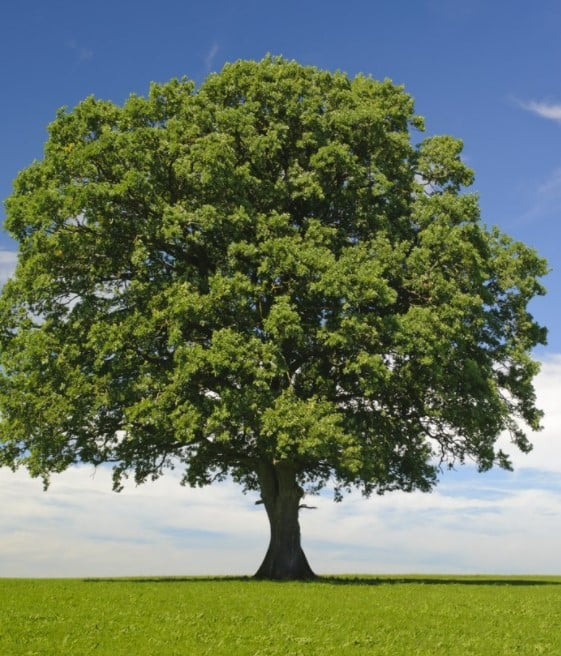
#> input picture AI/Kmean/tree.jpg, 561 x 656 px
$ python handle-images-codeding.py
#> lines starting #> are read from the running program, lines starting #| are printed output that depends on the picture; long printed decimals are rounded
from turtle import width
import matplotlib.pyplot as plt
from sklearn.cluster import KMeans
import numpy

img = plt.imread("tree.jpg")
#> img is the input picture: shape (656, 561, 3); mean R, G, B 103.5, 117.6, 93.9

height = img.shape[0]
#> height = 656
width = img.shape[1]
#> width = 561

print(img.shape)
#| (656, 561, 3)
img = img.reshape(width*height,3)


kmeans = KMeans(n_clusters=3).fit(img)

labels = kmeans.predict(img)
clusters = kmeans.cluster_centers_
#> clusters = [[79.9, 90.56, 35.4], [204.3, 209.6, 209.8], [92.75, 122.2, 162.8]]

print(labels)
#> (printed output is left out)
print(clusters)
#| [[ 79.902  90.562  35.405 ]
#|  [204.312 209.632 209.780]
#|  [ 92.751 122.220 162.841 ]]

img2 = numpy.zeros((height,width,3), dtype=numpy.uint8)

index = 0
for i in range(height):
	for j in range(width):
		label_of_pixel = labels[index]
		img2[i][j] = clusters[label_of_pixel]
		index += 1
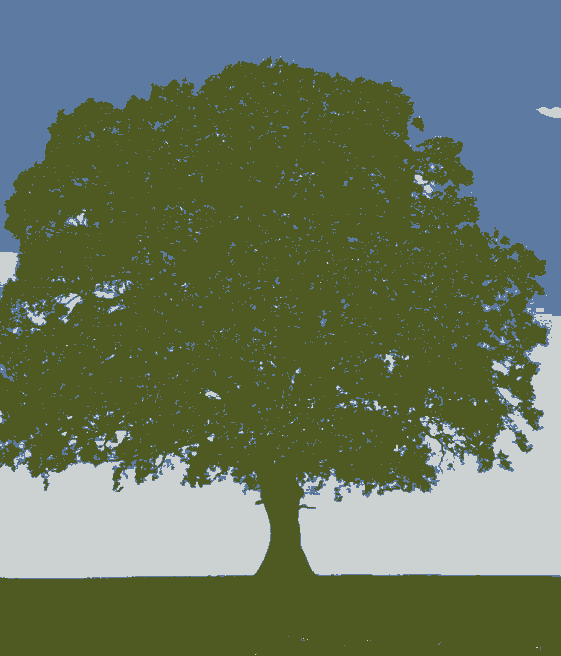
#> img2: shape (656, 561, 3); mean of channels 0, 1, 2 102.7, 117.1, 93.4; drawn as R, G, B
#> after the loop, index = 368016

print(img2)
#> (printed output is left out)
# plt.imshow(img2)
# plt.show()
